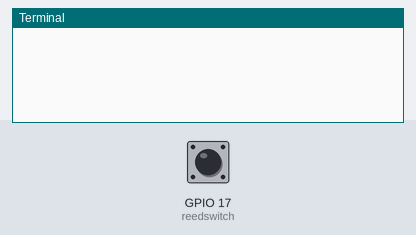
A program run on a simulated Raspberry Pi (BCM pin numbers). Parts: the last lines printed to the terminal. The test bench sets the inputs (shaded band); at power-on: GPIO 17 (reedswitch) HIGH.

Above: at 1.2 s.
1.3 s: GPIO 17 (reedswitch) pulled LOW for 0.15 s
At 2.1 s:
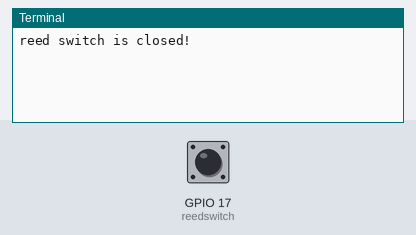
At 3.5 s:
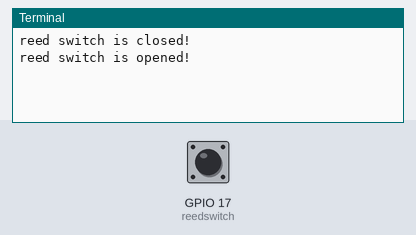

Measured:
- after the input at 1.3 s, the terminal: prints a new line at once (image 1)

The program:

python-gpio-handler.py
```python
#!/usr/bin/env python3

from gpiozero import DigitalInputDevice
from signal import pause

def reedswitch_closed():
	print("reed switch is closed!")

def reedswitch_opened():
	print("reed switch is opened!")

reedswitch = DigitalInputDevice(17,pull_up=True, bounce_time=1)

reedswitch.when_activated = reedswitch_closed

reedswitch.when_deactivated = reedswitch_opened

pause()
```
